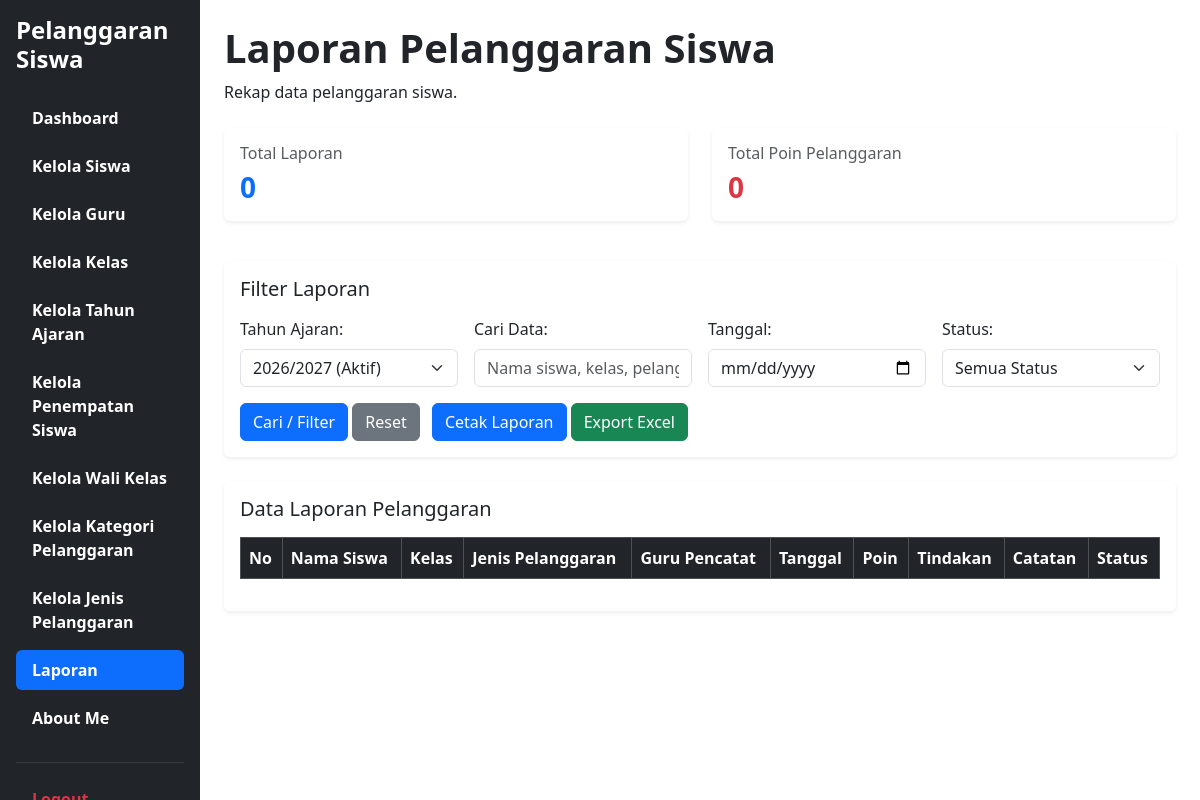
Page /Laporan.php (signed in) on the earlier database version.
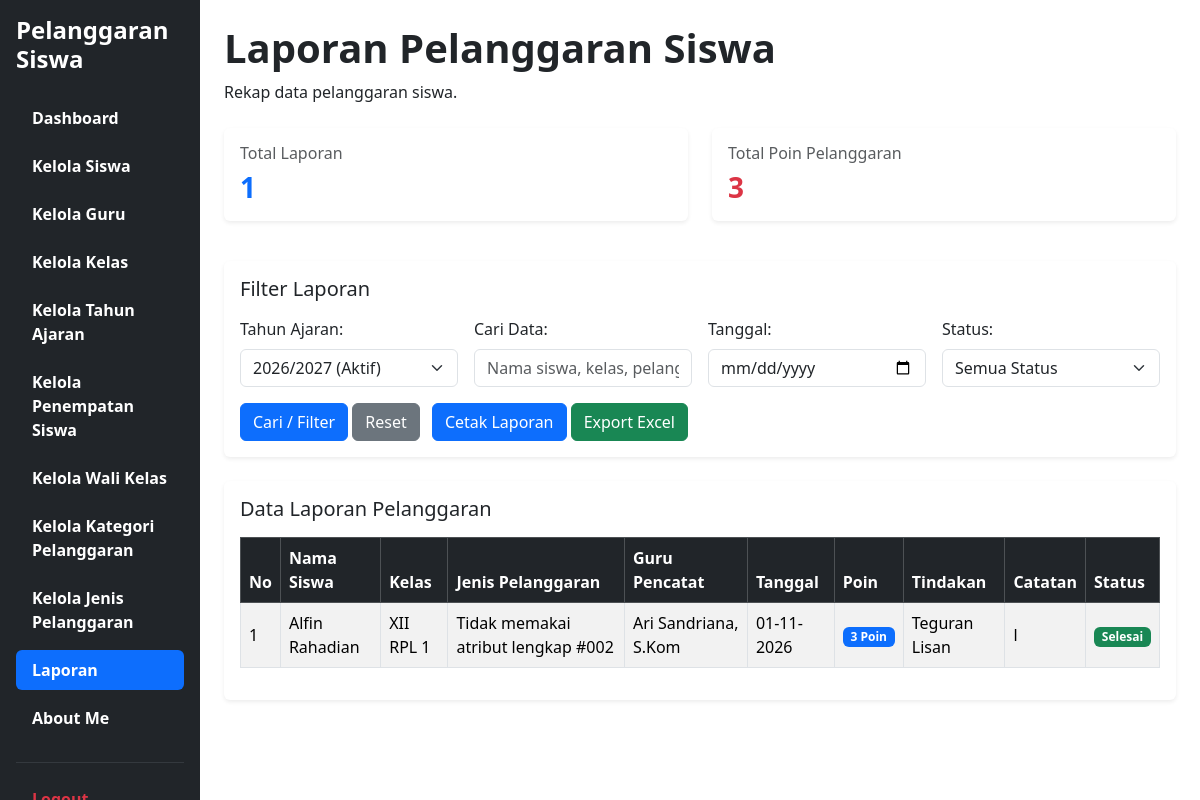
Same page on the later database version.
### tables this page shows
CREATE TABLE `t_pelanggaran_siswa` (
  `id` int(11) NOT NULL,
  `tahun_ajaran_id` int(11) DEFAULT NULL,
  `siswa_id` int(11) DEFAULT NULL,
  `nama_siswa` varchar(150) NOT NULL,
  `kelas_id` int(11) DEFAULT NULL,
  `nama_kelas` varchar(100) NOT NULL,
  `pelanggaran_id` int(11) DEFAULT NULL,
  `nama_pelanggaran` varchar(150) NOT NULL,
  `pelanggaran_kategori_id` int(11) DEFAULT NULL,
  `guru_id` int(11) DEFAULT NULL,
  `nama_guru` varchar(150) NOT NULL,
  `tanggal` date DEFAULT NULL,
  `keterangan` text NOT NULL,
  `poin` int(11) NOT NULL,
  `tindakan` text NOT NULL,
  `status` varchar(30) NOT NULL,
  `created_at` timestamp NOT NULL DEFAULT current_timestamp(),
  `updated_at` timestamp NOT NULL DEFAULT current_timestamp()
);

CREATE TABLE `t_siswa` (
  `id` int(11) NOT NULL,
  `nis` varchar(30) DEFAULT NULL,
  `nisn` varchar(20) NOT NULL,
  `nama` varchar(150) DEFAULT NULL,
  `jenis_kelamin` char(1) NOT NULL,
  `tanggal_lahir` date NOT NULL,
  `alamat` text NOT NULL,
  `status_aktif` tinyint(1) NOT NULL,
  `created_at` timestamp NOT NULL DEFAULT current_timestamp(),
  `updated_at` timestamp NOT NULL DEFAULT current_timestamp()
);

CREATE TABLE `t_guru` (
  `id` int(11) NOT NULL,
  `nip` varchar(30) NOT NULL,
  `nama` varchar(150) DEFAULT NULL,
  `email` varchar(150) NOT NULL,
  `status_aktif` tinyint(1) NOT NULL,
  `user_id` int(11) NOT NULL,
  `created_at` timestamp NOT NULL DEFAULT current_timestamp(),
  `updated_at` timestamp NOT NULL DEFAULT current_timestamp()
);

### Laporan.php (the view, shortened to what the changed rows need)
<?php
require_once 'config/koneksi.php';
$tahunAktif = $koneksi->query("SELECT id FROM t_tahun_ajaran WHERE status_aktif = 1 ORDER BY id DESC LIMIT 1")->fetch_assoc();
$tahun_id = (int)($_GET['tahun_ajaran_id'] ?? ($tahunAktif['id'] ?? 0));
function e($data) {
    return htmlspecialchars((string)($data ?? ''), ENT_QUOTES, 'UTF-8');
}
$where = ["ps.tahun_ajaran_id = ?"];
$params = [$tahun_id];
$types = 'i';
$sql = "SELECT
            ps.id,
            s.nama AS nama_siswa,
            COALESCE(k.nama, ps.nama_kelas, '-') AS nama_kelas,
            COALESCE(p.nama, ps.nama_pelanggaran, '-') AS nama_pelanggaran,
            g.nama AS nama_guru,
            ps.tanggal,
            ps.poin,
            ps.tindakan,
            ps.keterangan,
            ps.status
        FROM t_pelanggaran_siswa ps
        LEFT JOIN t_siswa s ON s.id = ps.siswa_id
        LEFT JOIN t_kelas_siswa ks ON ks.siswa_id = ps.siswa_id AND ks.tahun_ajaran_id = ps.tahun_ajaran_id AND ks.status_aktif = 1
        LEFT JOIN t_kelas k ON k.id = ks.kelas_id
        LEFT JOIN t_pelanggaran p ON p.id = ps.pelanggaran_id
        LEFT JOIN t_guru g ON g.id = ps.guru_id";
if (!empty($where)) {
    $sql .= " WHERE " . implode(" AND ", $where);
}
$sql .= " GROUP BY ps.id ORDER BY ps.tanggal DESC, ps.id DESC";
$stmt = $koneksi->prepare($sql);
if (!empty($params)) {
    $stmt->bind_param($types, ...$params);
}
$stmt->execute();
$result = $stmt->get_result();
$data = [];
$total_poin = 0;
while ($row = $result->fetch_assoc()) {
    $data[] = $row;
    $total_poin += (int)$row['poin'];
}
?>
<!DOCTYPE html>
<html lang="id">
<head>
    <link href="https://cdn.jsdelivr.net/npm/bootstrap@5.3.8/dist/css/bootstrap.min.css" rel="stylesheet">
    <link rel="stylesheet" href="https://cdn.datatables.net/2.3.4/css/dataTables.bootstrap5.min.css">
</head>
<body>
<div class="container-fluid">
    <div class="row">
        <main class="col-md-9 col-lg-10 p-4">
            <div class="mb-4">
                <h1><strong>Laporan Pelanggaran Siswa</strong></h1>
            </div>
            <div class="row mb-4">
                <div class="col-md-6 mb-3">
                    <div class="card shadow-sm border-0">
                        <div class="card-body">
                            <h6 class="text-muted">Total Laporan</h6>
                            <h3 class="text-primary fw-bold mb-0"><?= count($data) ?></h3>
                        </div>
                    </div>
                </div>
                <div class="col-md-6 mb-3">
                    <div class="card shadow-sm border-0">
                        <div class="card-body">
                            <h6 class="text-muted">Total Poin Pelanggaran</h6>
                            <h3 class="text-danger fw-bold mb-0"><?= $total_poin ?></h3>
                        </div>
                    </div>
                </div>
            </div>
            <div class="card shadow-sm border-0">
                <div class="card-body">
                    <div class="table-responsive">
                        <table id="tabelLaporan" class="table table-hover table-striped table-bordered align-middle w-100">
                            <thead class="table-dark">
                                <tr>
                                    <th>No</th>
                                    <th>Nama Siswa</th>
                                    <th>Kelas</th>
                                    <th>Jenis Pelanggaran</th>
                                    <th>Guru Pencatat</th>
                                    <th>Tanggal</th>
                                    <th>Poin</th>
                                    <th>Tindakan</th>
                                    <th>Catatan</th>
                                    <th>Status</th>
                                </tr>
                            </thead>
                            <tbody>
                                <?php if (count($data) > 0): ?>
                                    <?php foreach ($data as $i => $row): ?>
                                        <tr>
                                            <td><?= $i + 1 ?></td>
                                            <td><?= e($row['nama_siswa']) ?></td>
                                            <td><?= e($row['nama_kelas']) ?></td>
                                            <td><?= e($row['nama_pelanggaran']) ?></td>
                                            <td><?= e($row['nama_guru']) ?></td>
                                            <td>
                                                <?= !empty($row['tanggal'])
                                                    ? e(date('d-m-Y', strtotime($row['tanggal'])))
                                                    : '-' ?>
                                            </td>
                                            <td>
                                                <span class="badge bg-primary">
                                                    <?= (int)$row['poin'] ?> Poin
                                                </span>
                                            </td>
                                            <td><?= e($row['tindakan']) ?></td>
                                            <td><?= e($row['keterangan']) ?></td>
                                            <td>
                                                <?php if (strtolower($row['status']) === 'selesai'): ?>
                                                    <span class="badge bg-success">Selesai</span>
                                                <?php elseif (strtolower($row['status']) === 'diproses'): ?>
                                                    <span class="badge bg-warning text-dark">Diproses</span>
                                                <?php else: ?>
                                                    <span class="badge bg-secondary"><?= e(ucfirst($row['status'])) ?></span>
                                                <?php endif; ?>
                                            </td>
                                        </tr>
                                    <?php endforeach; ?>
                                <?php endif; ?>
                            </tbody>
                        </table>
                    </div>
                </div>
            </div>
        </main>
    </div>
</div>
</body>
</html>

Differences in the rows shown:
added t_pelanggaran_siswa: siswa.nama "Alfin Rahadian", nama_kelas "XII RPL 1", nama_pelanggaran "Tidak memakai atribut lengkap #002", guru.nama "Ari Sandriana, S.Kom", tanggal "01-11-2026", poin "3", tindakan "Teguran Lisan", keterangan "l", status "Selesai"
Other differences:
count($data): "0" → "1"
$total_poin: "0" → "3"
